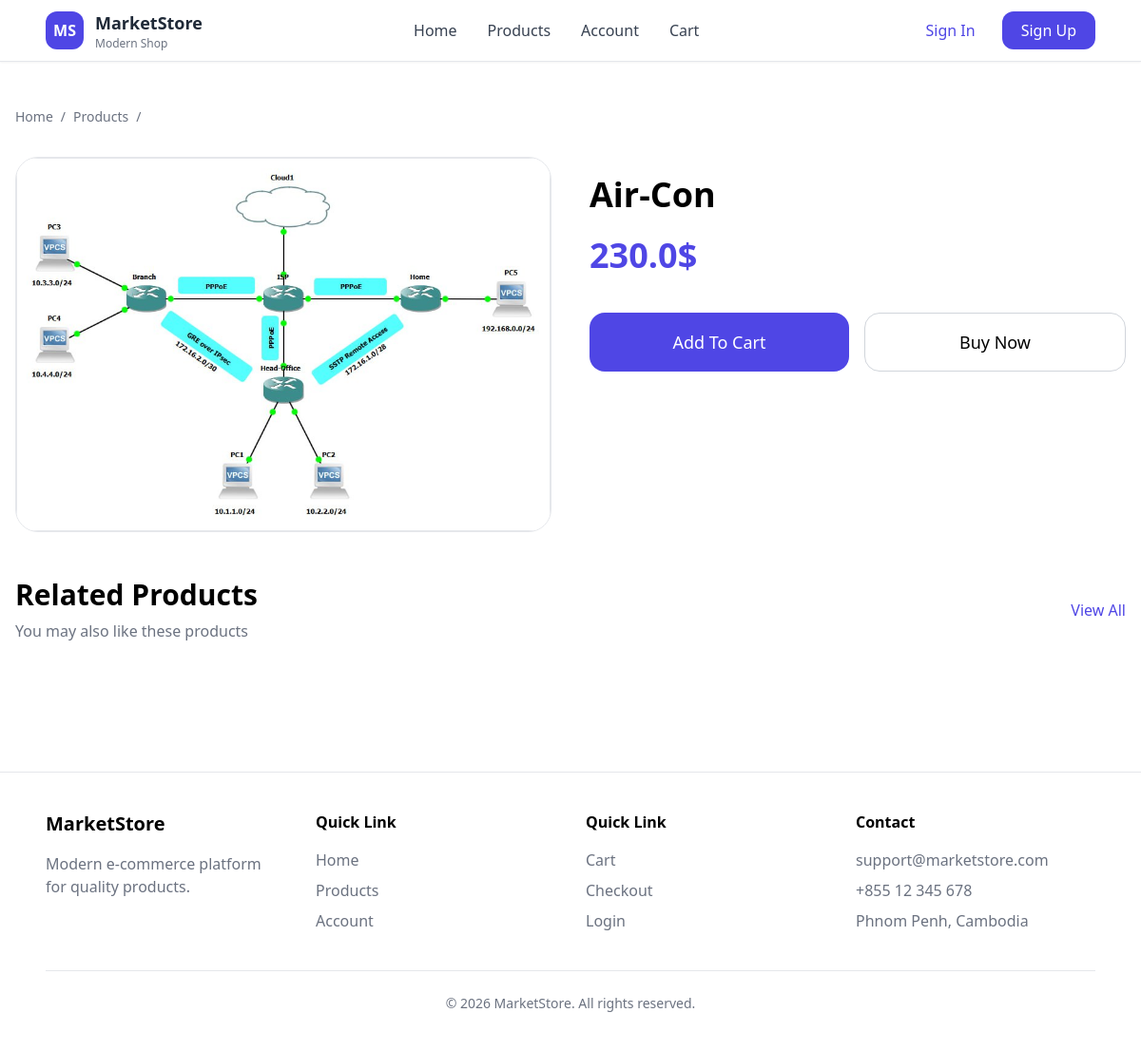
Page /product/1 on the committed database.
### models/product.py (models this page shows)
class Product(db.Model):
    id = db.Column(db.Integer, primary_key=True)
    name = db.Column(db.String(80), nullable=False)
    description = db.Column(db.String(255))
    price = db.Column(db.Float, nullable=False)
    qty = db.Column(db.Integer, nullable=False, default=0)
    image = db.Column(db.String(255), nullable=True)
    category_id = db.Column(db.Integer, db.ForeignKey('category.id'), nullable=False)

### front/product.py (the view)
@front_bp.route('/product/<int:product_id>')
def product(product_id):
    product = db.session.get(Product, product_id)
    if product is None:
        abort(404)
    related_product = (
        db.session.query(Product)
        .filter(
            Product.category_id == product.category_id,
            Product.id != product.id
        )
        .all()
    )
    return render_template(
        'frontend/product.html',
        product=product,
        related_product=related_product
    )

### templates/frontend/product.html (shortened to what this page needs)
<!doctype html>
<html lang="en">
{% include 'frontend/shared/header.html' %}
<body>
{% include 'frontend/shared/navbar.html' %}
<section class="max-w-7xl mx-auto px-4 py-12">
    <div class="flex items-center gap-2 text-sm text-gray-500 mb-8">
        <a href="{{ url_for('front_bp.home') }}" class="hover:text-indigo-600">Home</a>
        <span>/</span>
        <a href="{{ url_for('front_bp.products') }}" class="hover:text-indigo-600">Products</a>
        <span>/</span>
    </div>
    <div class="grid lg:grid-cols-2 gap-10">
        <div>
            <div class="bg-white rounded-3xl overflow-hidden border relative">
                <img
                    src="{{ url_for('static', filename='uploads/products/' ~ product.image) }}"
                    alt="{{ product.name }}"
                    class="rounded border"
                    style="object-fit: cover;"
            >
            </div>
        </div>
        <div>
            <h1 class="text-4xl font-bold mt-5">{{ product.name }}</h1>
            <div class="flex items-center gap-4 mt-6">
                <span class="text-4xl font-bold text-indigo-600"> {{ product.price }}$ </span>
            </div>
            <div class="flex flex-col sm:flex-row gap-4 mt-10">
                <a href="{{ url_for('front_bp.cart', product_id = product.id) }}"
                        class="flex-1 bg-indigo-600 hover:bg-indigo-700 text-white py-4 rounded-2xl font-medium text-lg transition flex items-center justify-center"
                >
                    Add To Cart
                </a>
                <a href="{{ url_for('front_bp.checkout') }}"
                        class="flex-1 border border-gray-300 hover:border-indigo-600 hover:text-indigo-600 py-4 rounded-2xl font-medium text-lg transition flex items-center justify-center"
                >
                    Buy Now
                </a>
            </div>
        </div>
    </div>
</section>
<section class="max-w-7xl mx-auto px-4 pb-16">
    <div class="flex items-center justify-between mb-8">
        <div>
            <h2 class="text-3xl font-bold">Related Products</h2>
            <p class="text-gray-500 mt-2">You may also like these products</p>
        </div>
        <a href="{{ url_for('front_bp.products') }}" class="text-indigo-600 font-medium"> View All </a>
    </div>
</section>
{% include 'frontend/shared/footer.html' %}
</body>
</html>

### rows in the picture
Product: image (picture), name "Air-Con", price "230.0"
